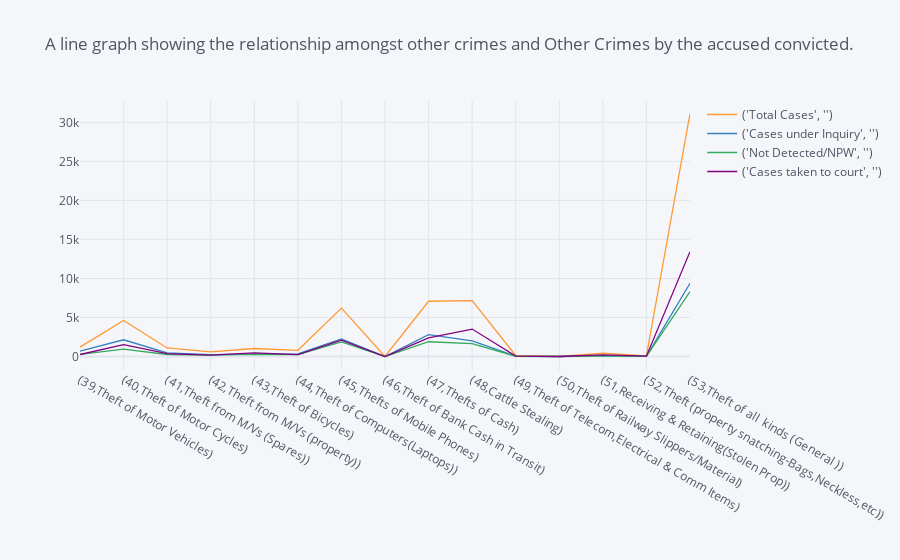

Notebook code for this chart:
### Code cell
# Line graph for the Data stored in variable ActualAccusedconvicted
theft.iplot(kind='line',title='A line graph showing the relationship amongst other crimes and Other Crimes by the accused convicted.')

### Figure 1 — Plotly figure (JSON) as saved in the notebook; plotly's stock layout.template omitted (floating-point values rounded to 4 significant figures)
{"data": [{"line": {"color": "rgba(255, 153, 51, 1.0)", "dash": "solid", "shape": "linear", "width": 1.3}, "mode": "lines", "name": "('Total Cases', '')", "text": "", "type": "scatter", "x": ["(39,Theft of Motor Vehicles)", "(40,Theft of Motor Cycles)", "(41,Theft from M/Vs (Spares))", "(42,Theft from M/Vs (property))", "(43,Theft of Bicycles)", "(44,Theft of Computers(Laptops))", "(45,Thefts of Mobile Phones)", "(46,Theft of Bank Cash in Transit)", "(47,Thefts of Cash)", "(48,Cattle Stealing)", "(49,Theft of Telecom,Electrical & Comm Items)", "(50,Theft of Railway Slippers/Material)", "(51,Receiving & Retaining(Stolen Prop))", "(52,Theft (property snatching-Bags,Neckless,etc))", "(53,Theft of all  kinds (General ))"], "y": [1200, 4612, 1093, 597, 1028, 796, 6205, 0, 7079, 7161, 127, 5, 415, 80, 31135]}, {"line": {"color": "rgba(55, 128, 191, 1.0)", "dash": "solid", "shape": "linear", "width": 1.3}, "mode": "lines", "name": "('Cases under Inquiry', '')", "text": "", "type": "scatter", "x": ["(39,Theft of Motor Vehicles)", "(40,Theft of Motor Cycles)", "(41,Theft from M/Vs (Spares))", "(42,Theft from M/Vs (property))", "(43,Theft of Bicycles)", "(44,Theft of Computers(Laptops))", "(45,Thefts of Mobile Phones)", "(46,Theft of Bank Cash in Transit)", "(47,Thefts of Cash)", "(48,Cattle Stealing)", "(49,Theft of Telecom,Electrical & Comm Items)", "(50,Theft of Railway Slippers/Material)", "(51,Receiving & Retaining(Stolen Prop))", "(52,Theft (property snatching-Bags,Neckless,etc))", "(53,Theft of all  kinds (General ))"], "y": [682, 2144, 467, 238, 293, 331, 2245, 0, 2791, 2006, 44, 2, 112, 26, 9391]}, {"line": {"color": "rgba(50, 171, 96, 1.0)", "dash": "solid", "shape": "linear", "width": 1.3}, "mode": "lines", "name": "('Not Detected/NPW', '')", "text": "", "type": "scatter", "x": ["(39,Theft of Motor Vehicles)", "(40,Theft of Motor Cycles)", "(41,Theft from M/Vs (Spares))", "(42,Theft from M/Vs (property))", "(43,Theft of Bicycles)", "(44,Theft of Computers(Laptops))", "(45,Thefts of Mobile Phones)", "(46,Theft of Bank Cash in Transit)", "(47,Thefts of Cash)", "(48,Cattle Stealing)", "(49,Theft of Telecom,Electrical & Comm Items)", "(50,Theft of Railway Slippers/Material)", "(51,Receiving & Retaining(Stolen Prop))", "(52,Theft (property snatching-Bags,Neckless,etc))", "(53,Theft of all  kinds (General ))"], "y": [265, 956, 259, 171, 277, 235, 1875, 0, 1890, 1641, 33, 1, 83, 11, 8311]}, {"line": {"color": "rgba(128, 0, 128, 1.0)", "dash": "solid", "shape": "linear", "width": 1.3}, "mode": "lines", "name": "('Cases taken to court', '')", "text": "", "type": "scatter", "x": ["(39,Theft of Motor Vehicles)", "(40,Theft of Motor Cycles)", "(41,Theft from M/Vs (Spares))", "(42,Theft from M/Vs (property))", "(43,Theft of Bicycles)", "(44,Theft of Computers(Laptops))", "(45,Thefts of Mobile Phones)", "(46,Theft of Bank Cash in Transit)", "(47,Thefts of Cash)", "(48,Cattle Stealing)", "(49,Theft of Telecom,Electrical & Comm Items)", "(50,Theft of Railway Slippers/Material)", "(51,Receiving & Retaining(Stolen Prop))", "(52,Theft (property snatching-Bags,Neckless,etc))", "(53,Theft of all  kinds (General ))"], "y": [253, 1512, 367, 188, 458, 230, 2085, 0, 2398, 3514, 50, 2, 220, 43, 13433]}], "layout": {"legend": {"bgcolor": "#F5F6F9", "font": {"color": "#4D5663"}}, "paper_bgcolor": "#F5F6F9", "plot_bgcolor": "#F5F6F9", "title": {"font": {"color": "#4D5663"}, "text": "A line graph showing the relationship amongst other crimes and Other Crimes by the accused convicted."}, "xaxis": {"gridcolor": "#E1E5ED", "showgrid": true, "tickfont": {"color": "#4D5663"}, "title": {"font": {"color": "#4D5663"}, "text": ""}, "zerolinecolor": "#E1E5ED"}, "yaxis": {"gridcolor": "#E1E5ED", "showgrid": true, "tickfont": {"color": "#4D5663"}, "title": {"font": {"color": "#4D5663"}, "text": ""}, "zerolinecolor": "#E1E5ED"}}}
